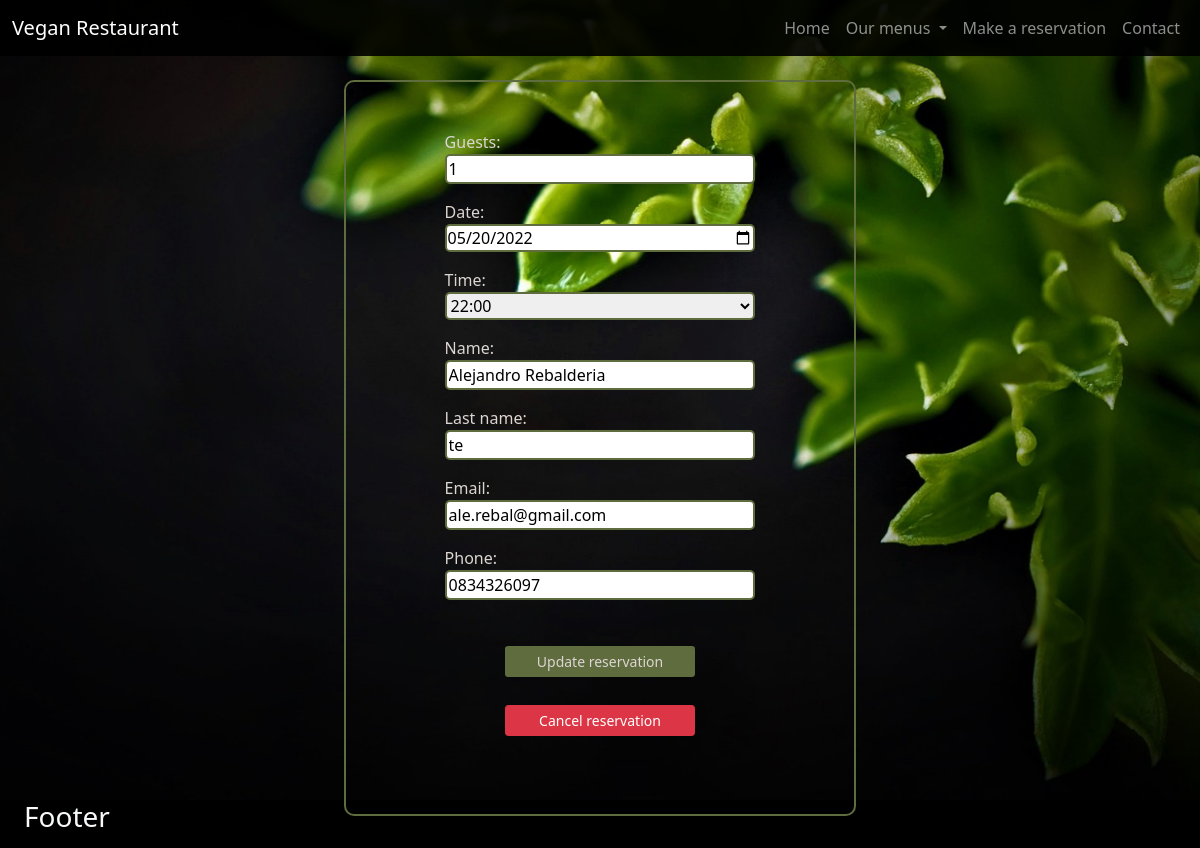
/edit_reservation/400/None, run on the app's committed database.
### management/models.py (models this page shows, shortened)
class Reservation(models.Model):
    guests = models.PositiveIntegerField(default=1,
                                         validators=[MinValueValidator(1),
                                                     MaxValueValidator(10)])
    time_options = lunch + dinner
    date = models.DateField()
    time = models.CharField(max_length=30,
                            choices=time_options,
                            default='12:00')
    name = models.CharField(max_length=30)
    last_name = models.CharField(max_length=30)
    email = models.EmailField()
    phone = models.CharField(max_length=10, blank=True, null=True)

### management/views.py (the view, shortened to what this page needs)
# urls.py: path('edit_reservation/<reservation_id>/<new_time>', edit_reservation,
def edit_reservation(request, reservation_id, new_time):
    reservation = get_object_or_404(Reservation, id=reservation_id)
    if new_time == 'None':
        form = ReservationForm(instance=reservation)
        context = {
            'form': form,
            'reservation_id': reservation.pk
        }
        return render(request, 'edit_reservation.html', context)

### management/forms.py
class ReservationForm(forms.ModelForm):
    class Meta:
        model = Reservation
        fields = ('guests', 'date', 'time', 'name', 'last_name', 'email',
                  'phone')
        widgets = {
            'date': DatePickerInput()
        }

### templates/edit_reservation.html (shortened to what this page needs)
{% extends 'base.html' %}
{% block content %}
<div class="row form-container">
    <div class="col-sm-12 col-md-8 col-lg-6 mx-auto mt-5">
        <form method="POST">
            {{ form.as_p }}
            <div class="form-options">
                <button type="submit" class="btn btn-sm custom-btn">
                    Update reservation
                </button>
                <button id="delete-reservation" type="button" class="btn btn-danger btn-sm">
                    Cancel reservation
                </button>
            </div>
        </form>
    </div>
</div>
{% endblock content %}

### static/css/style.css (style rules this page uses)
:root { --cl-primary: rgb(95, 108, 62); --cl-secondary: rgb(90,152,43); --cl-neutral: rgb(220, 213, 210); --cl-neutral-transparent: rgba(0, 0, 0, 0.9); }
body { background-color: black; overflow-x: hidden; color: var(--cl-neutral) }
.form-container { height: 100vh; background-image: url('../img/parsely-1920.jpg'); background-position: center; background-repeat: no-repeat; background-size: cover; }
form { padding: 2em; margin: 2em; border: 2px solid var(--cl-neutral); border-radius: 10px; border: var(--cl-primary) 2px solid; }
form p { display: flex; flex-direction: column; width: 70%; margin: 0 auto; margin-top: 1em; }
form input, select { border-radius: 5px; border: var(--cl-primary) 2px solid; }
form button { width: 50%; margin: 0 auto; }
.custom-btn { background-color: var(--cl-primary); color: var(--cl-neutral) }
.form-options { text-align: center; margin: 2em; }
.form-options button { margin: 1em; }

### data on the page
Reservation: guests "1", date "05/20/2022", time "22:00", name "Alejandro Rebalderia", last_name "te", email "ale.rebal@gmail.com", phone "0834326097"
